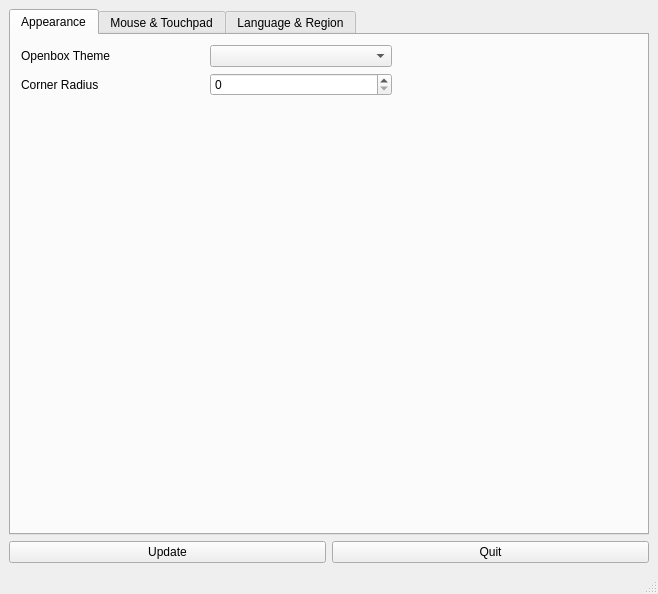
<?xml version="1.0" encoding="UTF-8"?>
<ui version="4.0">
 <class>MainWindow</class>
 <widget class="QMainWindow" name="MainWindow">
  <property name="geometry">
   <rect>
    <x>0</x>
    <y>0</y>
    <width>658</width>
    <height>594</height>
   </rect>
  </property>
  <property name="windowTitle">
   <string>labwc-tweaks-qt</string>
  </property>
  <widget class="QWidget" name="centralwidget">
   <layout class="QVBoxLayout" name="verticalLayout">
    <item>
     <widget class="QTabWidget" name="tabWidget">
      <property name="minimumSize">
       <size>
        <width>640</width>
        <height>480</height>
       </size>
      </property>
      <property name="currentIndex">
       <number>0</number>
      </property>
      <widget class="QWidget" name="tab">
       <attribute name="title">
        <string>Appearance</string>
       </attribute>
       <widget class="QWidget" name="layoutWidget">
        <property name="geometry">
         <rect>
          <x>10</x>
          <y>10</y>
          <width>371</width>
          <height>421</height>
         </rect>
        </property>
        <layout class="QVBoxLayout" name="verticalLayout_2" stretch="0,0,1">
         <property name="sizeConstraint">
          <enum>QLayout::SetDefaultConstraint</enum>
         </property>
         <item>
          <layout class="QHBoxLayout" name="horizontalLayout">
           <item>
            <widget class="QLabel" name="label">
             <property name="text">
              <string>Openbox Theme</string>
             </property>
            </widget>
           </item>
           <item>
            <widget class="QComboBox" name="openboxTheme"/>
           </item>
          </layout>
         </item>
         <item>
          <layout class="QHBoxLayout" name="horizontalLayout_3">
           <item>
            <widget class="QLabel" name="label_2">
             <property name="text">
              <string>Corner Radius</string>
             </property>
            </widget>
           </item>
           <item>
            <widget class="QSpinBox" name="cornerRadius"/>
           </item>
          </layout>
         </item>
         <item>
          <spacer name="horizontalSpacer">
           <property name="orientation">
            <enum>Qt::Horizontal</enum>
           </property>
           <property name="sizeHint" stdset="0">
            <size>
             <width>40</width>
             <height>20</height>
            </size>
           </property>
          </spacer>
         </item>
        </layout>
       </widget>
      </widget>
      <widget class="QWidget" name="tab_2">
       <attribute name="title">
        <string>Mouse &amp;&amp; Touchpad</string>
       </attribute>
       <widget class="QWidget" name="layoutWidget">
        <property name="geometry">
         <rect>
          <x>10</x>
          <y>10</y>
          <width>371</width>
          <height>421</height>
         </rect>
        </property>
        <layout class="QVBoxLayout" name="verticalLayout_3" stretch="0,0,0,1">
         <item>
          <layout class="QHBoxLayout" name="horizontalLayout_4">
           <item>
            <widget class="QLabel" name="label_3">
             <property name="text">
              <string>Cursor Theme</string>
             </property>
            </widget>
           </item>
           <item>
            <widget class="QComboBox" name="cursorTheme"/>
           </item>
          </layout>
         </item>
         <item>
          <layout class="QHBoxLayout" name="horizontalLayout_5">
           <item>
            <widget class="QLabel" name="label_4">
             <property name="text">
              <string>Cursor Size</string>
             </property>
            </widget>
           </item>
           <item>
            <widget class="QSpinBox" name="cursorSize"/>
           </item>
          </layout>
         </item>
         <item>
          <layout class="QHBoxLayout" name="horizontalLayout_6">
           <item>
            <widget class="QLabel" name="label_5">
             <property name="text">
              <string>Natural Scroll</string>
             </property>
            </widget>
           </item>
           <item>
            <widget class="QComboBox" name="naturalScroll"/>
           </item>
          </layout>
         </item>
         <item>
          <spacer name="horizontalSpacer_2">
           <property name="orientation">
            <enum>Qt::Horizontal</enum>
           </property>
           <property name="sizeHint" stdset="0">
            <size>
             <width>40</width>
             <height>20</height>
            </size>
           </property>
          </spacer>
         </item>
        </layout>
       </widget>
      </widget>
      <widget class="QWidget" name="tab_3">
       <attribute name="title">
        <string>Language &amp;&amp; Region</string>
       </attribute>
       <widget class="QWidget" name="layoutWidget">
        <property name="geometry">
         <rect>
          <x>10</x>
          <y>10</y>
          <width>371</width>
          <height>421</height>
         </rect>
        </property>
        <layout class="QVBoxLayout" name="verticalLayout_4" stretch="0,1">
         <item>
          <layout class="QHBoxLayout" name="horizontalLayout_7">
           <item>
            <widget class="QLabel" name="label_6">
             <property name="text">
              <string>Keyboard Layout</string>
             </property>
            </widget>
           </item>
           <item>
            <widget class="QComboBox" name="keyboardLayout"/>
           </item>
          </layout>
         </item>
         <item>
          <spacer name="horizontalSpacer_3">
           <property name="orientation">
            <enum>Qt::Horizontal</enum>
           </property>
           <property name="sizeHint" stdset="0">
            <size>
             <width>40</width>
             <height>20</height>
            </size>
           </property>
          </spacer>
         </item>
        </layout>
       </widget>
      </widget>
     </widget>
    </item>
    <item>
     <layout class="QHBoxLayout" name="horizontalLayout_2">
      <item>
       <widget class="QPushButton" name="update">
        <property name="text">
         <string>Update</string>
        </property>
       </widget>
      </item>
      <item>
       <widget class="QPushButton" name="quit">
        <property name="text">
         <string>Quit</string>
        </property>
       </widget>
      </item>
     </layout>
    </item>
   </layout>
  </widget>
  <widget class="QMenuBar" name="menubar">
   <property name="geometry">
    <rect>
     <x>0</x>
     <y>0</y>
     <width>658</width>
     <height>30</height>
    </rect>
   </property>
  </widget>
  <widget class="QStatusBar" name="statusbar"/>
 </widget>
 <resources/>
 <connections/>
</ui>
